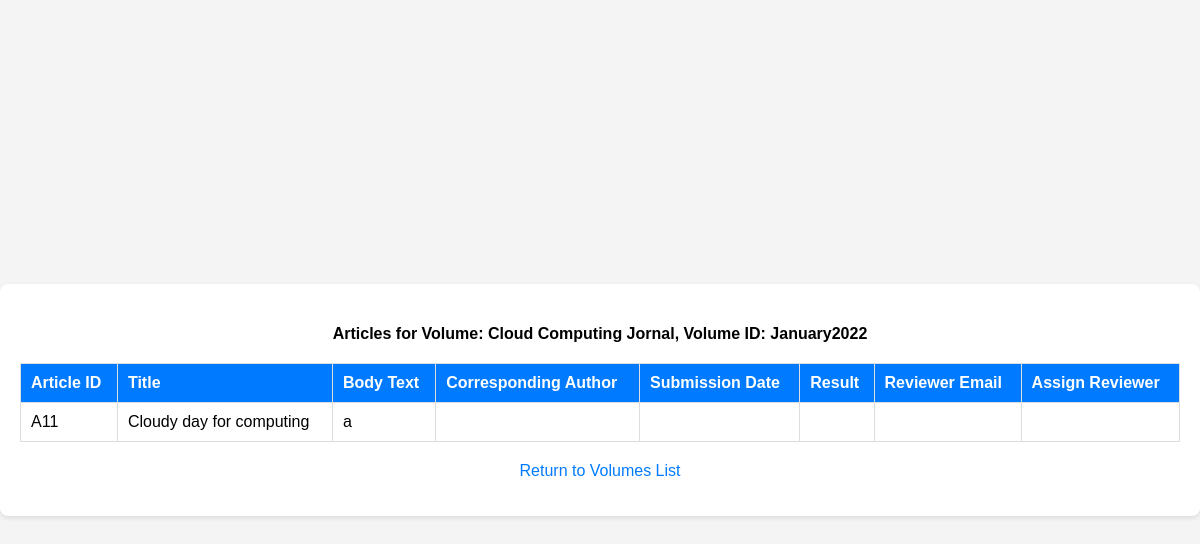
The page /PhpProject1/volumeArticles.php?volname=Cloud+Computing+Jornal&volid=January2022 on the database its author committed.
### tables this page shows
CREATE TABLE `article` (
  `id` varchar(10) NOT NULL,
  `volname` varchar(100) DEFAULT NULL,
  `volid` varchar(20) DEFAULT NULL,
  `title` varchar(500) NOT NULL,
  `bodyText` text NOT NULL,
  `correspAut` varchar(200) DEFAULT NULL,
  `submissionDate` date DEFAULT NULL,
  `result` varchar(10) DEFAULT NULL
);

### PhpProject1/volumeArticles.php (the view, shortened to what this page needs)
<?php
include "connection.php";
$volname = urldecode($_GET['volname']);
$volid = urldecode($_GET['volid']);
$sql = "SELECT a.id, a.title, a.bodytext, a.correspAut, a.submissionDate, a.result, ar.email
        FROM article a
        LEFT JOIN articleReviews ar ON a.id = ar.id
        WHERE a.volname = ? AND a.volid = ?";
$stmt = $conn->prepare($sql);
$stmt->bind_param("ss", $volname, $volid);
$stmt->execute();
$result = $stmt->get_result();
?>
<!DOCTYPE html>
<html lang="en">
<head>
</head>
<body>
    <div class="container">
<h4>Articles for Volume: <?php echo htmlspecialchars($volname); ?>, Volume ID: <?php echo htmlspecialchars($volid); ?></h4>
<table border="2" cellspacing="2" cellpadding="2">
    <tr>
        <th>Article ID</th>
        <th>Title</th>
        <th>Body Text</th>
        <th>Corresponding Author</th>
        <th>Submission Date</th>
        <th>Result</th>
        <th>Reviewer Email</th>
        <th>Assign Reviewer</th>
    </tr>
    <?php
    while ($row = mysqli_fetch_assoc($result)) {
        $id = htmlspecialchars($row["id"]);
        $title = htmlspecialchars($row["title"]);
        $bodytext = htmlspecialchars($row["bodytext"]);
        $correspAut = htmlspecialchars($row["correspAut"]);
        $submissionDate = htmlspecialchars($row["submissionDate"]);
        $result = htmlspecialchars($row["result"]);
        $reviewerEmail = htmlspecialchars($row["email"]);
        ?>
        <tr>
            <td><?php echo $id; ?></td>
            <td><?php echo $title; ?></td>
            <td><?php echo $bodytext; ?></td>
            <td><?php echo $correspAut; ?></td>
            <td><?php echo $submissionDate; ?></td>
            <td><?php echo $result; ?></td>
            <td><?php echo $reviewerEmail; ?></td>
            <td>
            </td>
        </tr>
        <?php
    }
    ?>
</table>
<p>
    <a href="journalVolumes.php?name=<?php echo urlencode($volname); ?>">Return to Volumes List</a>
</p>
</body>
</html>

### PhpProject1/volumeArticles.php (style rules this page uses)
body { font-family: Arial, sans-serif; background-color: #f4f4f4; margin: 0; padding: 0; display: flex; justify-content: center; align-items: center; height: 100vh; }
.container { background-color: #fff; border-radius: 8px; box-shadow: 0 2px 5px rgba(0, 0, 0, 0.1); padding: 20px; text-align: center; max-width: 1400px; width: 100%; }
h4 { margin-bottom: 20px; }
table { width: 100%; border-collapse: collapse; margin-bottom: 20px; }
table, th, td { border: 1px solid #ddd; }
th, td { padding: 10px; text-align: left; }
th { background-color: #007bff; color: #fff; }
a { color: #007bff; text-decoration: none; }
p { margin-top: 20px; }

### rows shown on the page
article: id "A11", title "Cloudy day for computing", bodyText "a"

### other values the page prints
$volname "Cloud Computing Jornal"
$volid "January2022"
